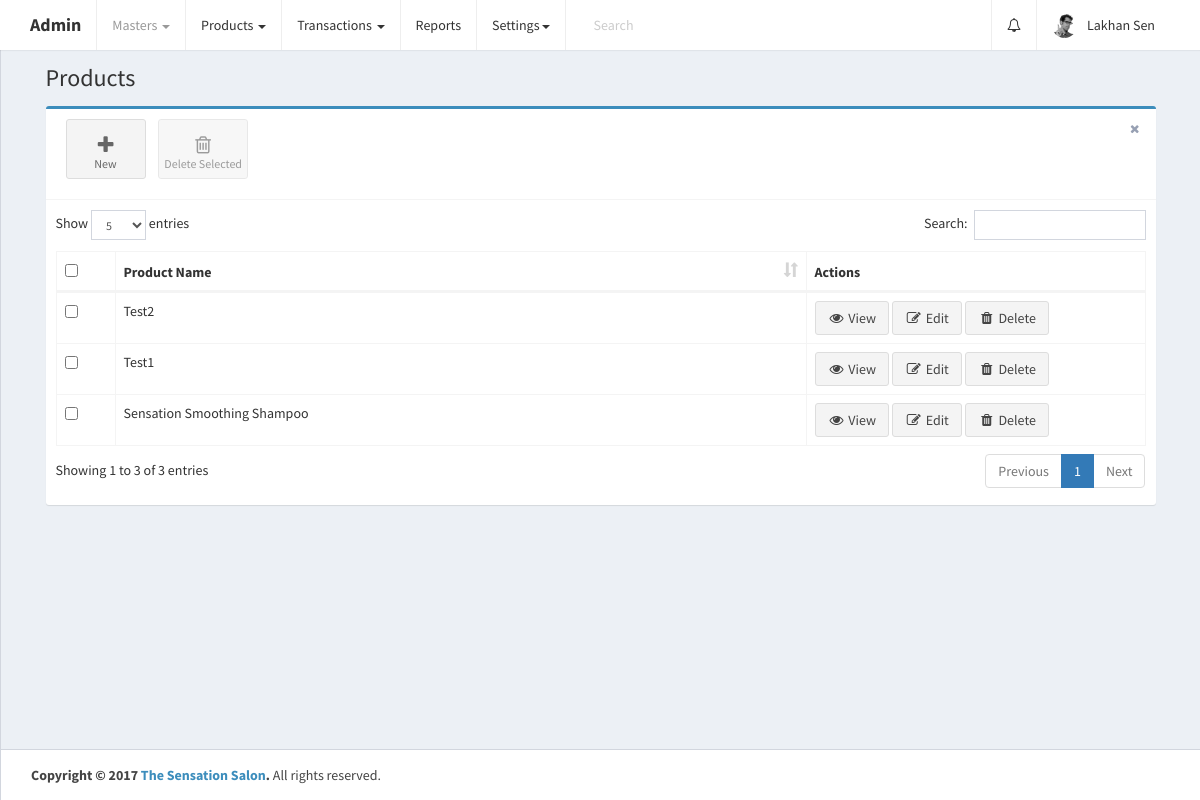
Before: /home.php?controller=product&action=getproducts (signed in) with the older database file.
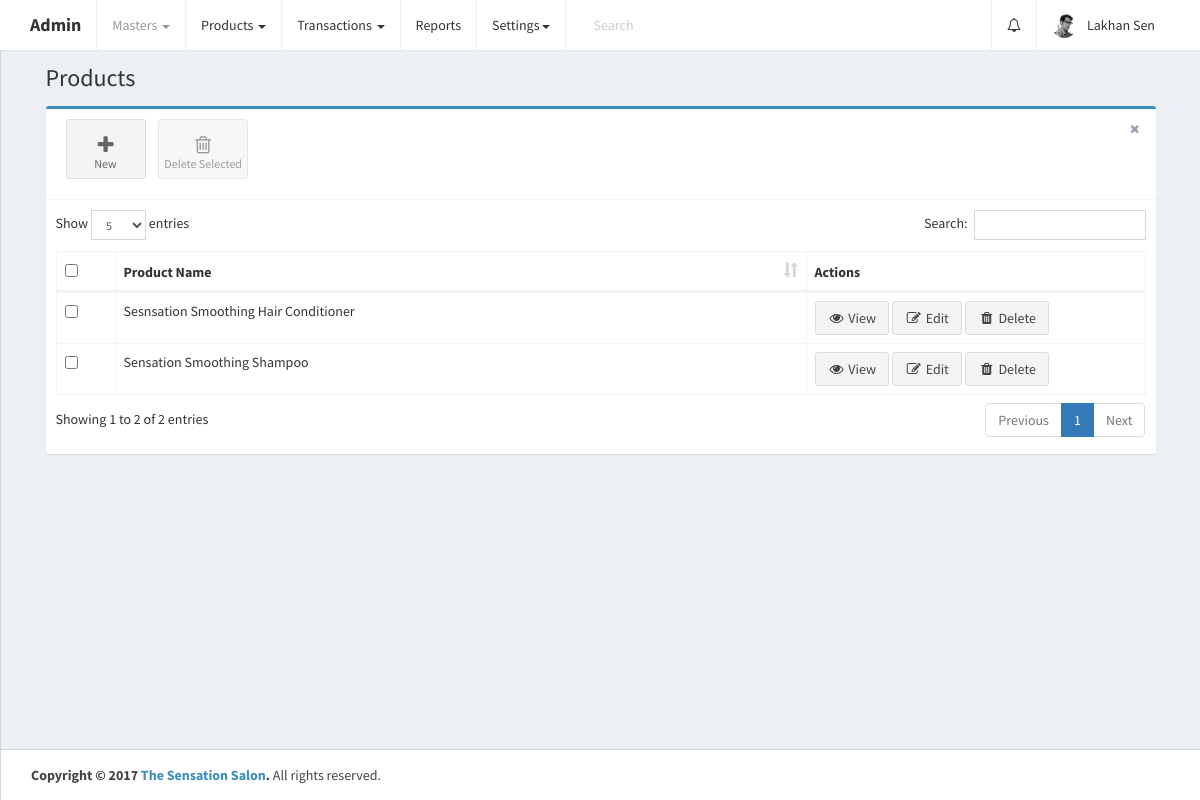
After: the same page with the newer database file.
### tables this page shows
CREATE TABLE `products` (
  `id` int(11) UNSIGNED NOT NULL,
  `product_category_id` int(11) NOT NULL,
  `brand_id` int(11) NOT NULL,
  `product_code` varchar(255) DEFAULT NULL,
  `name` varchar(255) NOT NULL,
  `qty` int(11) NOT NULL DEFAULT '0',
  `price` varchar(255) NOT NULL DEFAULT '0.00',
  `description` longtext,
  `hsn_code` varchar(255) DEFAULT NULL,
  `calculation_type` varchar(255) DEFAULT NULL,
  `taxability` varchar(255) DEFAULT NULL,
  `cgst` varchar(255) DEFAULT NULL,
  `sgst` varchar(255) DEFAULT NULL,
  `integrated_tax` varchar(255) DEFAULT NULL,
  `cess` varchar(255) DEFAULT NULL,
  `created_at` datetime NOT NULL DEFAULT CURRENT_TIMESTAMP,
  `updated_at` datetime NOT NULL DEFAULT CURRENT_TIMESTAMP ON UPDATE CURRENT_TIMESTAMP
);

### home.php (called while the page is built, shortened)
<?php
require_once 'config/database.php';
if (isset($_GET['controller']) || isset($_GET['action'])) {
    if (isset($_GET['controller']))
        $controller = ucfirst($_GET['controller']);
    if (isset($_GET['action']))
        $action = $_GET['action'];
} else {
    $controller = 'Home';
    $action = 'index';
}
require_once 'config/routes.php';
?>

### controllers/ProductController.php (called while the page is built, shortened)
<?php
class ProductController {
    public $productobj;
    public $ex_ins_staff_members_nots;
    public function __construct() {
        require_once 'models/Product.php';
        $this->productobj = new Product();
        $this->ex_ins_staff_members_nots = array();
    }
    public function getproducts() {
        $page_header = 'Products';
        $products_res = $this->productobj->getproducts();
        if ($products_res->num_rows > 0) {
            while ($product = $products_res->fetch_assoc()) {
                $product['name'] = ucwords($product['name']);
                $products[] = $product;
            }
        }
        $ex_ins_staff_members_nots = $this->ex_ins_staff_members_nots;
        require_once APP_DIR . '/views/layout.php';
    }
}
?>

### config/Database.php (called while the page is built)
<?php
class Database {
    public function connect() {
        $conn = new mysqli('localhost', 'root', '', 'thesensationbeautycentre');
        if ($conn->connect_error) {
            die("Connection failed: " . $conn->connect_error);
        } else {
            return $conn;
        }
    }
}
?>

### models/Product.php (called while the page is built, shortened)
<?php
class Product {
    public $conn;
    public function __construct() {
        $db = new Database();
        $this->conn = $db->connect();
    }
    public function getproducts() {
        $products_res = $this->conn->query('SELECT * FROM products ORDER BY id DESC');
        return $products_res;
    }
}
?>

### views/products.php (the view, shortened to what this page needs)
<link rel="stylesheet" href="public/plugins/datatables/dataTables.bootstrap.css">
<div class="row">
    <div class="col-xs-12">
        <div class="box box-primary">
            <div class="box-header with-border">
                <a class="btn btn-app" href="?controller=product&action=addproduct">
                    <i class="fa fa-plus"></i> New
                </a>
                <button class="btn btn-app" id="delete_selected">
                    <i class="fa fa-trash-o"></i> Delete Selected
                </button>
                <div class="box-tools pull-right">
                    <button type="button" class="btn btn-box-tool" data-widget="remove"><i class="fa fa-times"></i></button>
                </div>
            </div>
            <div class="box-body">
                <div class="table-responsive">
                    <table id="products_table" class="table table-bordered table-hover" role="grid" aria-describedby="products_table_info">
                        <thead>
                            <tr>
                                <th data-orderable="false" width="20px">
                                    <input type="checkbox" class="select-all">
                                </th>
                                <th>Product Name</th>
                                <th data-orderable="false" width="300px">Actions</th>
                            </tr>
                        </thead>
                        <?php
                        if (isset($products)) {
                            if (count($products) > 0) {
                                ?>
                                <tbody>
                                    <?php
                                    foreach ($products as $product) {
                                        ?>
                                        <tr id="tr_<?php echo $product['id']; ?>">
                                            <td><input type="checkbox" name="select_products[]" data-id="<?php echo $product['id']; ?>"></td>
                                            <td><?php echo ucwords($product['name']); ?></td>
                                            <td>
                                                <a href="" class="view btn btn-default" data-id="<?php echo $product['id']; ?>"><i class="fa fa-fw fa-eye"></i> View</a>
                                                <a href="?controller=product&action=updateproduct&id=<?php echo $product['id']; ?>" class="btn btn-default"><i class="fa fa-fw fa-pencil-square-o"></i> Edit</a>
                                                <a href="" class="delete btn btn-default" data-id="<?php echo $product['id']; ?>"><i class="fa fa-fw fa-trash"></i> Delete</a>
                                            </td>
                                        </tr>
                                        <?php
                                    }
                                    ?>
                                </tbody>
                                <?php
                            }
                        }
                        ?>
                    </table>
                </div>
            </div>
        </div>
    </div>
</div>

### config/routes.php (shortened to what this page needs)
<?php
$controllers = array(
    'Error' => ['index'],
    'Home' => ['index'],
    'Manager' => ['getManagers', 'addManager', 'getManager', 'updateManager', 'deleteManager', 'getManagersForAutoComp'],
    'Branch' => ['getBranches', 'getBranch', 'checkManager', 'addBranch'],
    'Brand' => ['getBrands', 'addBrand', 'getBrand', 'updateBrand', 'deleteBrand'],
    'Customer' => ['getCustomers', 'getCustomer', 'addCustomer', 'updateCustomer', 'deleteCutomer'],
    'Staff' => ['getstaffmembers', 'addstaff', 'getstaffmember', 'updatestaff', 'deletestaff'],
    'Accountgroup' => ['getacgroups', 'getAcGroup', 'addgroup', 'updategroup', 'deleteacgroup'],
    'Account' => ['getacs', 'getac', 'addaccount', 'updateac', 'deleteac'],
    'Productcategory' => ['getcategories', 'addcategory', 'getcategory', 'updatecategory', 'deletecategory'],
    'Product' => ['getproducts', 'getproduct', 'addproduct', 'updateproduct', 'deleteproduct', 'findProductByTerm', 'checkProductNameExist', 'checkQty'],
    'Party' => ['getall', 'add', 'update', 'get', 'deleteCutomer', 'getPartyNameByTerm'],
    'Purchase' => ['getbills', 'add', 'addproduct', 'updateproduct', 'deleteproduct'],
);
if (array_key_exists($controller, $controllers)) {
    if (in_array($action, $controllers[$controller])) {
        switch ($controller) {
            case 'Product':
                $controller = new ProductController();
                break;
        }
        $controller->$action();
    } else {
        require_once APP_DIR . '/controllers/ErrorController.php';
        $controller = new ErrorController();
        $action = 'index';
        $controller->$action();
    }
} else {
    require_once APP_DIR . '/controllers/ErrorController.php';
    $controller = new ErrorController();
    $action = 'index';
    $controller->$action();
}
?>

### views/layout.php (shortened to what this page needs)
<!DOCTYPE html>
<html>
    <head>
        <link href="public/plugins/bootstrap/css/bootstrap.min.css" rel="stylesheet">
        <link href="public/css/font-awesome.min.css" rel="stylesheet">
        <link href="public/css/admin.min.css" rel="stylesheet">
        <link href="public/css/skin-black-light.min.css" rel="stylesheet">
    </head>
    <body class="hold-transition skin-black-light layout-top-nav">
        <div class="wrapper">
            <header class="main-header">
                <nav class="navbar navbar-static-top">
                    <div class="container">
                        <div class="navbar-header">
                            <a href="home.php" class="navbar-brand"><b>Admin</b></a>
                        </div>
                        <div class="collapse navbar-collapse pull-left" id="navbar-collapse">
                            <ul class="nav navbar-nav">
                                <li class="dropdown active">
                                    <a href="#" class="dropdown-toggle" data-toggle="dropdown">Masters <span class="caret"></span></a>
                                </li>
                                <li class="dropdown">
                                    <a href="#" class="dropdown-toggle" data-toggle="dropdown">Products <span class="caret"></span></a>
                                </li>
                                <li class="dropdown">
                                    <a href="#" class="dropdown-toggle" data-toggle="dropdown">Transactions <span class="caret"></span></a>
                                </li>
                                <li>
                                    <a href="#">Reports</a>
                                </li>
                                <li class="dropdown">
                                    <a href="#" class="dropdown-toggle" data-toggle="dropdown">Settings<span class="caret"></span></a>
                                </li>
                            </ul>
                            <form class="navbar-form navbar-left" role="search">
                                <div class="form-group">
                                    <input type="text" class="form-control" id="navbar-search-input" placeholder="Search">
                                </div>
                            </form>
                        </div>
                        <div class="navbar-custom-menu">
                            <ul class="nav navbar-nav">
                                <?php
                                if (isset($ex_ins_staff_members_nots)) {
                                    ?>
                                    <li class="dropdown notifications-menu">
                                        <a href="#" class="dropdown-toggle" data-toggle="dropdown">
                                            <i class="fa fa-bell-o"></i>
                                        </a>
                                    </li>
                                    <?php
                                }
                                ?>
                                <li class="dropdown user user-menu">
                                    <a href="#" class="dropdown-toggle" data-toggle="dropdown">
                                        <img src="public/images/user2-160x160.jpg" class="user-image" alt="User Image">
                                        <span class="hidden-xs"><?php echo ucwords($_SESSION['admin']); ?></span>
                                    </a>
                                </li>
                            </ul>
                        </div>
                    </div>
                </nav>
            </header>
            <div class="content-wrapper">
                <div class="container">
                    <section class="content-header">
                        <h1><?php echo $page_header; ?></h1>
                    </section>
                    <section class="content">
                        <?php
                        include_once APP_DIR . $view_file;
                        ?>
                    </section>
                </div>
            </div>
            <footer class="main-footer">
                <div class="container">
                    <strong>Copyright &copy; 2017 <a href="http://www.sensationsalon.in/">The Sensation Salon</a>.</strong> All rights
                    reserved.
                </div>
            </footer>
        </div>
    </body>
</html>

### views/products.php (style rules this page uses)
.table-responsive { overflow-x: initial; }

Changed rows visible on the page:
removed products: name "Test2"
changed products (number 1 of 2 on the later page): name "Test1" → "Sesnsation Smoothing Hair Conditioner"
Other visible differences:
text written by a page script: "Show entries Search: Showing 1 to 3 of 3 entries Previous 1 Next" → "Show entries Search: Showing 1 to 2 of 2 entries Previous 1 Next"
